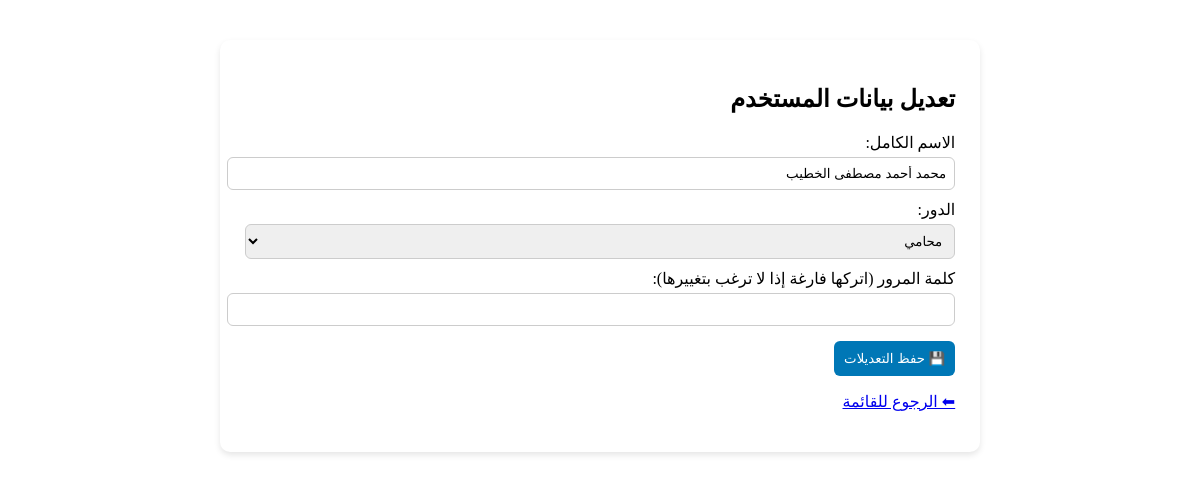
Before: /admin/users/edit_user.php?id=27 (signed in) with the older database file.
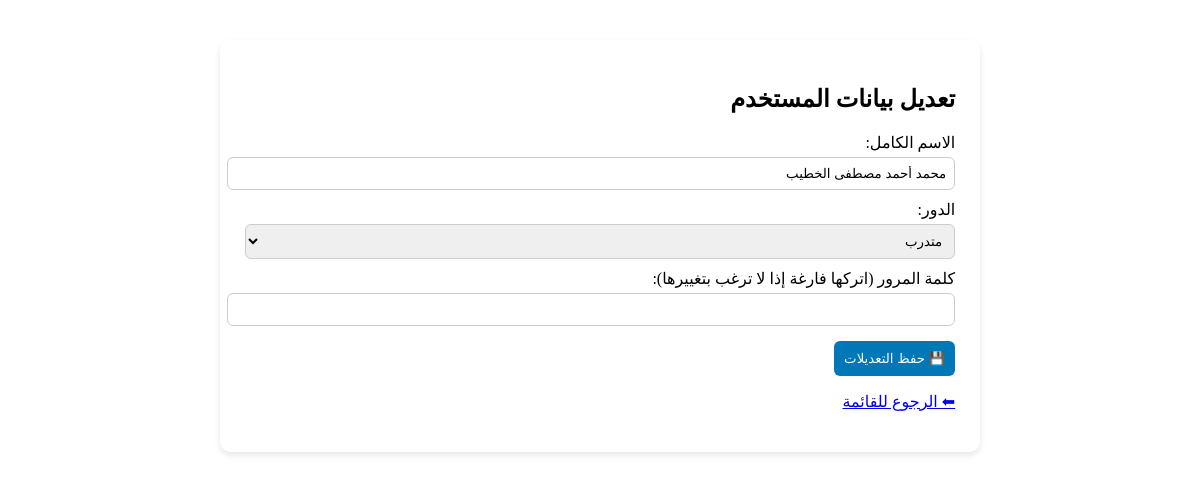
After: the same page with the newer database file.
### tables this page shows
CREATE TABLE `users` (
  `user_id` int(11) NOT NULL,
  `full_name` varchar(200) NOT NULL,
  `national_id` varchar(30) NOT NULL,
  `phone` varchar(30) DEFAULT NULL,
  `email` varchar(150) DEFAULT NULL,
  `address` varchar(255) DEFAULT NULL,
  `password` varchar(255) NOT NULL,
  `role` enum('trainee','lawyer','admin') NOT NULL DEFAULT 'trainee',
  `created_at` datetime NOT NULL DEFAULT current_timestamp(),
  `updated_at` datetime NOT NULL DEFAULT current_timestamp() ON UPDATE current_timestamp()
);

### admin/users/edit_user.php (the view, shortened to what this page needs)
<?php
require_once("../../config/db.php");
$id = $_GET['id'] ?? null;
$stmt = $pdo->prepare("SELECT * FROM users WHERE user_id = ?");
$stmt->execute([$id]);
$user = $stmt->fetch(PDO::FETCH_ASSOC);
?>
<!DOCTYPE html>
<html lang="ar" dir="rtl">
<head>
</head>
<body>
<div class="container">
  <h2>تعديل بيانات المستخدم</h2>
  <form method="POST">
    <label>الاسم الكامل:</label>
    <input type="text" name="full_name" value="<?= htmlspecialchars($user['full_name']) ?>" required>
    <label>الدور:</label>
    <select name="role">
      <option value="lawyer" <?= $user['role']=='lawyer'?'selected':'' ?>>محامي</option>
      <option value="trainee" <?= $user['role']=='trainee'?'selected':'' ?>>متدرب</option>
    </select>
    <label>كلمة المرور (اتركها فارغة إذا لا ترغب بتغييرها):</label>
    <input type="password" name="password">
    <button type="submit">💾 حفظ التعديلات</button>
  </form>
  <p><a href="users.php">⬅ الرجوع للقائمة</a></p>
</div>
</body>
</html>

Changed rows visible on the page:
changed users "محمد أحمد مصطفى الخطيب": role "محامي" → "متدرب"
